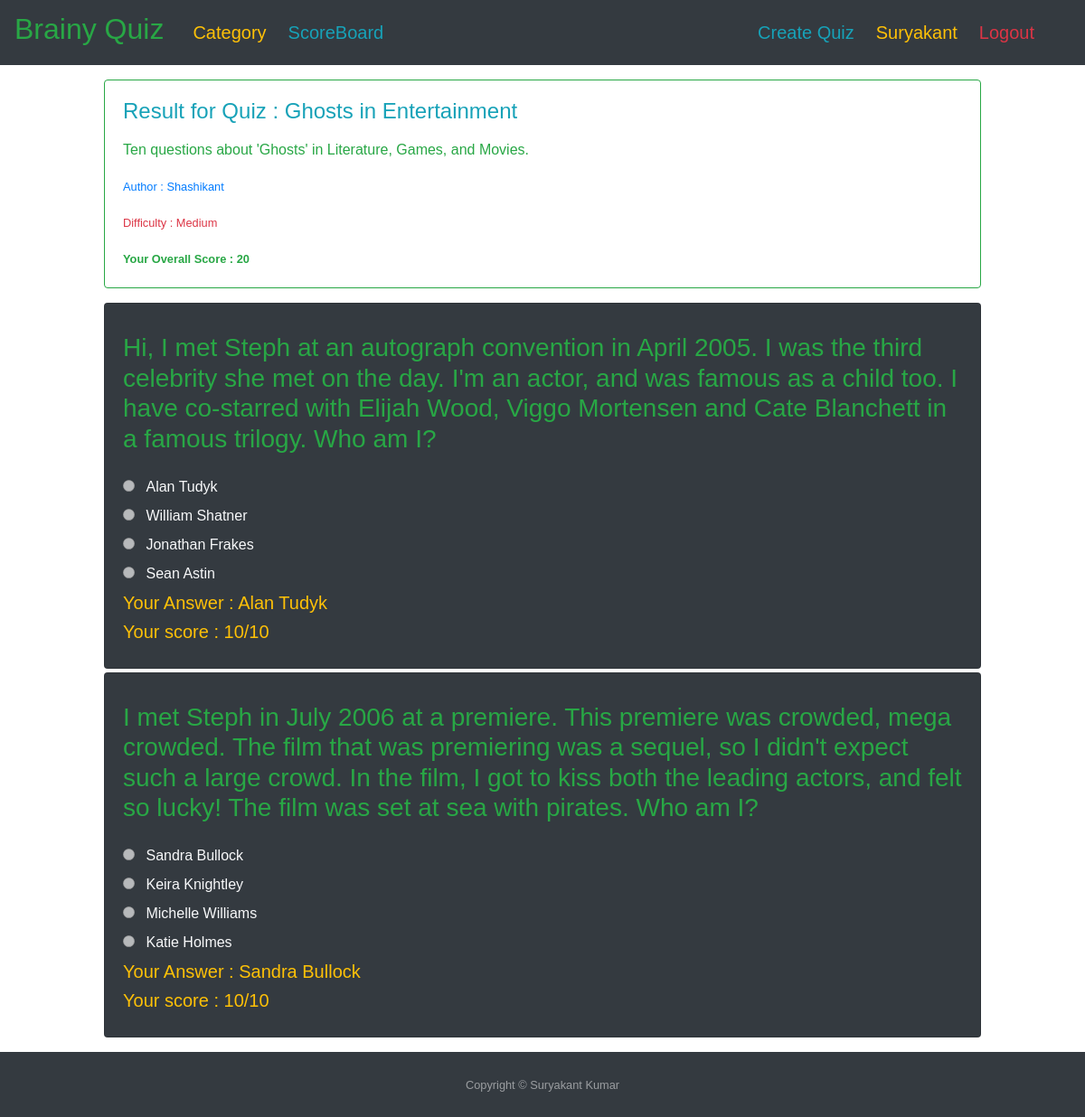
Page /quiz/15/result/ (signed in) on the committed database.
### quiz/models.py (models this page shows, shortened)
class Quiz(models.Model):
    difficulty_choices = [
        ('H', 'Hard'),
        ('M', 'Medium'),
        ('E', 'Easy')
    ]
    title = models.CharField(max_length=200)
    description = models.TextField(max_length=1000, blank=True, null=True)
    average_score = models.IntegerField(default=0, blank=True, null=True)
    difficulty = models.CharField(max_length=10, choices=difficulty_choices, default='F')
    date_posted = models.DateTimeField(default=timezone.now)
    author = models.ForeignKey(User, null=False, blank=False, on_delete=models.CASCADE)
    category = models.ForeignKey(Category, null=False, blank=False, on_delete=models.CASCADE)
    class Meta:
        ordering = ['-date_posted']

class QuizWiseScore(models.Model):
    per_quiz_score = models.IntegerField(default=0)
    quiz = models.ForeignKey(Quiz, null=False, blank=False, on_delete=models.CASCADE)
    player = models.ForeignKey(User, null=False, blank=False, on_delete=models.CASCADE)

class Question(models.Model):
    title = models.CharField(max_length=400, blank=False, null=False)
    quiz = models.ForeignKey(Quiz, null=False, blank=False, on_delete=models.CASCADE)
    class Meta:
        ordering = ['title']

class Option(models.Model):
    title = models.CharField(max_length=400, blank=False, null=False)
    correctness = models.BooleanField(default=False, null=False)
    question = models.ForeignKey(Question, null=False, blank=False, on_delete=models.CASCADE)
    def __str__(self):
        return '%s' % self.title

class QuestionWiseQuizScore(models.Model):
    per_question_score = models.IntegerField(default=0)
    answer_triggered = models.CharField(null=True, blank=True, max_length=400)
    quiz_id = models.ForeignKey(Quiz, null=False, blank=False, on_delete=models.CASCADE)
    player = models.ForeignKey(User, null=False, blank=False, on_delete=models.CASCADE)
    question = models.ForeignKey(Question, null=False, blank=False, on_delete=models.CASCADE)

### quiz/views.py (the view)
# urls.py: path('quiz/<int:quiz_id>/result/', views.quiz_result_view, name='quiz-result'),
def quiz_result_view(request, quiz_id):
    quiz = get_object_or_404(Quiz, pk=quiz_id)
    quiz_wise_score = get_object_or_404(
        QuizWiseScore, player=request.user, quiz=quiz_id)
    question_wise_score = QuestionWiseQuizScore.objects.filter(player=request.user, quiz_id=quiz_id).select_related(
        'question')
    options = Option.objects.select_related('question')
    template = "quiz/quiz_result.html"
    context = {"related_quiz": quiz,
               "quiz_wise_score": quiz_wise_score,
               "question_wise_score": question_wise_score,
               "options": options}
    return render(request, template, context)

### quiz/templates/quiz/quiz_result.html (shortened to what this page needs)
{% extends 'base.html' %}
{% block content %}
<div class="col-12 col-md-10 mb-3 mx-auto mt-3">
    <div class="card border-success mb-3">
        <div class="card-body text-success">
            <h4 class="card-title text-info">
                Result for Quiz : {{ related_quiz.title }}
            </h4>
            <p class="card-text">
                {{ related_quiz.description|linebreaks }}
            </p>
            <p><small class="text-primary">
                    Author : {{ related_quiz.author.first_name }} {{ quiz.author.last_name }}
                </small></p>
            <p><small class="text-danger">
                    Difficulty : {{ related_quiz.get_difficulty_display }}
                </small></p>
            <small class="text-success"><b>
                    Your Overall Score : {{ quiz_wise_score.per_quiz_score }}
                </b></small>
        </div>
    </div>
    <div>
        {% for question in related_quiz.question_set.all %}
        <div class="card bg-dark text-light mb-1">
            <div class="card-body">
                <div class="mb-2">
                    <h4 class="card-title text-info">
                        <h3 class="card-text mb-4 text-success">
                            {{ question.title }}
                        </h3>
                        {% for option in options %}
                        {% if question.id == option.question.id %}
                        <div>
                            <input type="radio" class="mr-2" disabled>
                            <label>{{ option }}</label>
                        </div>
                        {% endif %}
                        {% endfor %}
                        {% for q in question_wise_score %}
                        {% if q.question == question %}
                        <h5 class="text-warning">Your Answer : {{ q.answer_triggered }}</h5>
                        <h5 class="text-warning">Your score : {{ q.per_question_score }}/10</h5>
                        {% endif %}
                        {% endfor %}
                    </h4>
                </div>
            </div>
        </div>
        {% endfor %}
    </div>
</div>
{% endblock %}

### templates/navbar.html (shortened to what this page needs)
<nav style="font-family: Comic Sans MS, cursive, sans-serif;" class="navbar navbar-dark bg-dark navbar-expand-lg">
    <a class="navbar-brand text-success mr-4" href="/">
        <h2>Brainy Quiz</h2>
    </a>
    <div class="collapse navbar-collapse" id="navbarSupportedContent">
        <ul class="navbar-nav mr-auto">
            <li class="nav-item active">
                <a class="nav-link mr-2 pb-0 text-warning" href="{% url 'category-list' %}">
                    <h5>Category</h5>
                </a>
            </li>
            <li class="nav-item active">
                <a class="nav-link mr-2 pb-0 text-info" href="{% url 'scoreboard' %}">
                    <h5>ScoreBoard</h5>
                </a>
            </li>
        </ul>
        <div class="navbar-nav mr-4">
            {% if user.is_authenticated %}
                <a class="nav-item nav-link active text-info pb-0 mr-2" href="{% url 'quiz-create' %}">
                    <h5>Create
                        Quiz</h5>
                </a>
                <a class="nav-item nav-link active text-warning pb-0 mr-2" href="{% url 'profile' %}">
                    <h5>{{ user.first_name }}</h5>
                </a>
                <a class="nav-item nav-link active text-danger pb-0 mr-2" href="{% url 'logout' %}">
                    <h5>Logout</h5>
                </a>
            {% endif %}
        </div>
    </div>
</nav>

### rows in the picture
Quiz: title "Ghosts in Entertainment", description "Ten questions about 'Ghosts' in Literature, Games, and Movies.", author.first_name "Shashikant", difficulty "Medium"
QuizWiseScore: per_quiz_score "20"
Question: title "Hi, I met Steph at an autograph convention in April 2005. I was the third celebrity she met on the day. I'm an actor, and was famous as a child too. I have co-starred with Elijah Wood, Viggo Mortensen and Cate Blanchett in a famous trilogy. Who am I?"
Option: title "Alan Tudyk"
Option: title "William Shatner"
Option: title "Jonathan Frakes"
Option: title "Sean Astin"
QuestionWiseQuizScore: answer_triggered "Alan Tudyk", per_question_score "10"
Question: title "I met Steph in July 2006 at a premiere. This premiere was crowded, mega crowded. The film that was premiering was a sequel, so I didn't expect such a large crowd. In the film, I got to kiss both the leading actors, and felt so lucky! The film was set at sea with pirates. Who am I?"
Option: title "Sandra Bullock"
Option: title "Keira Knightley"
Option: title "Michelle Williams"
Option: title "Katie Holmes"
QuestionWiseQuizScore: answer_triggered "Sandra Bullock", per_question_score "10"

### other values in the picture
{{ user.first_name }} "Suryakant"
